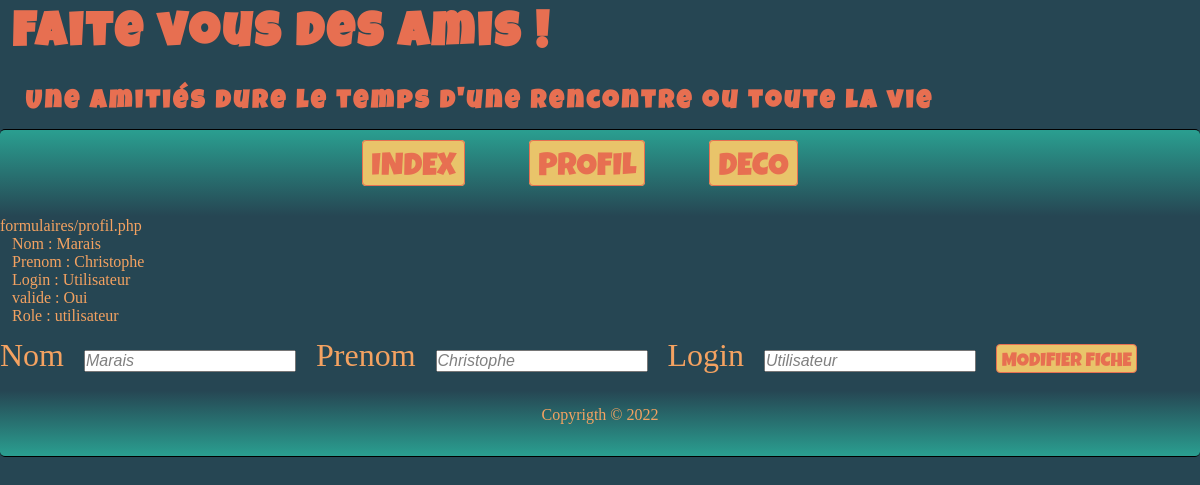
Page /index.php?idNav=11 (signed in) on the committed database.
### tables this page shows
CREATE TABLE `nav` (
  `idNav` int NOT NULL,
  `nomLien` varchar(60) NOT NULL,
  `cheminNav` varchar(255) NOT NULL,
  `valide` tinyint(1) NOT NULL DEFAULT '1',
  `levelAdmi` tinyint NOT NULL,
  `ordre` tinyint NOT NULL,
  `centrale` tinyint NOT NULL DEFAULT '0'
);

CREATE TABLE `users` (
  `idUser` int NOT NULL,
  `nom` varchar(60) NOT NULL,
  `prenom` varchar(60) NOT NULL,
  `login` varchar(60) NOT NULL,
  `mdp` varchar(80) NOT NULL,
  `valide` tinyint(1) NOT NULL DEFAULT '0',
  `role` tinyint(1) NOT NULL DEFAULT '0',
  `email` varchar(60) NOT NULL,
  `genre` tinyint(1) NOT NULL,
  `photoProfil` varchar(100) NOT NULL DEFAULT '0',
  `token` varchar(20) DEFAULT NULL
);

### objets/readDB.php (called while the page is built, shortened)
<?php
class readDB extends ParamDB {
  private $sql;
  private $param;
  public function __construct($sql, $param) {
    $this->sql = $sql;
    $this->param = $param;
  }
  public function read() {
    try {
      $conn = new PDO("mysql:host=$this->serverName;dbname=$this->dbName", $this->userName, $this->password);
      $conn->setAttribute(PDO::ATTR_ERRMODE, PDO::ERRMODE_EXCEPTION);
    } catch(PDOException $e) {
     echo "Error: " . $e->getMessage();
    }
    $data = $conn->prepare($this->sql);
    foreach ($this->param as $key) {
      $data->bindParam($key['prep'],$key['variable']);
    }
    $data->execute();
    $data->setFetchMode(PDO::FETCH_ASSOC);
    $dataTraiter = $data->fetchAll();
    return $dataTraiter;
  }
}

### formulaires/profil.php (called while the page is built)
<?php
$idUser = $_SESSION['idUser'];
$requetteSQL = "SELECT `idUser`, `nom`, `prenom`, `login`, `valide`, `role`
FROM `users`
WHERE `idUser` = :idUser";
$parametreUser = [['prep'=> ':idUser', 'variable' => $idUser]];
$readFicheUser = new readDB($requetteSQL, $parametreUser);
$dataUser = $readFicheUser->read();
require 'objets/ficheUser.php';
$affichage = new ficheUser ($dataUser);
$affichage->fiche();
$affichage->modUserFiche();

### objets/ficheUser.php (the view, shortened to what this page needs)
<?php
class FicheUser {
  private $idUser;
  private $nom;
  private $prenom;
  private $login;
  private $valide;
  private $role;
  public function __construct($dataUser) {
    $this->idUser = $dataUser[0]['idUser'];
    $this->nom = $dataUser[0]['nom'];
    $this->prenom = $dataUser[0]['prenom'];
    $this->login = $dataUser[0]['login'];
    $this->valide = $dataUser[0]['valide'];
    $this->role = $dataUser[0]['role'];
    $this->roles = $roles = ['Non valide', 'utilisateur', 'gestionnaire', 'administrateur'];
    $this->yes = $yes = ['Non', 'Oui'];
  }
  public function fiche() {
    echo '<ul>
    <li>Nom : '.$this->nom.'</li>
    <li>Prenom : '.$this->prenom.'</li>
    <li>Login : '.$this->login.'</li>
    <li>valide : '.$this->yes[$this->valide].'</li>
    <li>Role : '.$this->roles[$this->role].'</li>
    </ul>';
  }
  public function modUserFiche () {
    echo '<form action="CUD/Update/ficheUser.php" method="post">
            <label for="nom">Nom</label>
            <input id="nom" type="text" name="nom" value="'.$this->nom.'">
            <label for="prenom">Prenom</label>
            <input id="prenom"  type="text" name="prenom" value="'.$this->prenom.'">
            <label for="login">Login</label>
            <input id="login"  type="text" name="login" value="'.$this->login.'">
            <input type="hidden" name="idUser" value="'.$this->idUser.'" />
            <button  type="submit" name="button">Modifier fiche</button>
      </form>';
  }
}
?>

### environnement/header.php (shortened to what this page needs)
<?php
$titre = "Faite vous des amis !";
$sousTitre = "Une amitiés dure le temps d'une rencontre ou toute la vie";
require 'objets/readDB.php';
if (!isset($_SESSION['role'])) {
  $requetteSQL = "SELECT `idNav`, `nomLien`, `cheminNav`, `valide`, `levelAdmi`
  FROM `nav`
  WHERE `valide` = 1 AND `levelAdmi` = :levelAdmi AND `centrale` = 0
  ORDER BY `ordre` DESC";
  $prepare = [['prep'=> ':levelAdmi', 'variable' => 0]];
} else {
  $requetteSQL = "SELECT `idNav`, `nomLien`, `cheminNav`, `valide`, `levelAdmi`
  FROM `nav`
  WHERE `valide` = 1 AND `levelAdmi` = :levelAdmi AND `centrale` = 0
  ORDER BY `ordre` ASC";
  $prepare = [['prep'=> ':levelAdmi', 'variable' => $_SESSION['role']]];
}
$readNav = new readDB($requetteSQL, $prepare);
$dataNav = $readNav->read();
?>
<!DOCTYPE html>
<html lang="fr" dir="ltr">
  <head>
    <link rel="stylesheet" href="css/master.css">
  </head>
  <body>
  <header class="flex-center">
    <h1><?=$titre?></h1>
      <h2><?=$sousTitre?></h2>
        <nav>
          <ul class="listNav">
            <?php
              foreach ($dataNav as $key) {
                echo '<li><a class="lienSite" href="index.php?idNav='.$key['idNav'].'">'.$key['nomLien'].'</a></li>';
              }
             ?>
          </ul>
        </nav>
  </header>
<main>

### index.php (shortened to what this page needs)
<?php
include 'environnement/header.php';
$dev = 1;
  if (isset($_GET['idNav'])) {
    $idNav = filter($_GET['idNav']);
    $requetteSQL = "SELECT  `cheminNav`
    FROM `nav` WHERE `idNav` = :idNav";
    $prepare = [['prep'=> ':idNav', 'variable' => $idNav]];
    $affichage = new readDB($requetteSQL, $prepare);
    $dataAffichage = $affichage->read();
  }
  echo '<article>';
  if (($dev > 0) && (isset($dataAffichage[0]['cheminNav']))) {
    echo $dataAffichage[0]['cheminNav'];
  }
  if (empty($dataAffichage)) {
    include 'environnement/corpsDeflaut.php';
  } else {
    include $dataAffichage[0]['cheminNav'];
  }
  echo '</article>';
include 'environnement/footer.php'
?>

### environnement/footer.php (shortened to what this page needs)
</main>
<footer>
<nav>
    Copyrigth &copy; <?=date('Y')?>
</nav>
</footer>
</body>
</html>

### css/master.css (style rules this page uses)
* { margin: 0; padding: 0; }
body { background-color: #264653; color: #F4A261; }
header nav { padding: 0.75em; background: rgb(38,70,83); background: linear-gradient(0deg, rgba(38,70,83,1) 1%, rgba(42,157,143,1) 98%); display: flex; align-items: center; justify-content: center; padding-top: 1em; padding-bottom: 2em; border-top: 1px solid black; border-radius: 5px 5px 0px 0px; }
footer nav { padding: 0.75em; margin-top: 1em; background: rgb(38,70,83); background: linear-gradient(180deg, rgba(38,70,83,1) 1%, rgba(42,157,143,1) 98%); display: flex; align-items: center; justify-content: center; padding-top: 1em; padding-bottom: 2em; border-bottom: 1px solid black; border-radius: 0px 0px 5px 5px; }
h1 { margin-left: 0.25em; margin-top: 0.25em; font-family: 'Luckiest Guy', cursive; color: #E76F51;; font-size: 3em; padding-bottom: 0.5em; letter-spacing: 3px; }
h2 { margin-left: 0.25em; margin-top: 0.25em; font-family: 'Luckiest Guy', cursive; color: #E76F51;; font-size: 1.6em; margin-left: 1em; padding-bottom: 0.5em; letter-spacing: 3px; }
form { margin-bottom: 1em; }
ul { margin-left: 0.75em; list-style: none; }
.listNav { display: flex; flex-direction: row; list-style: none; font-size: 2em; }
.lienSite { font-family: 'Luckiest Guy', cursive; text-transform: uppercase; text-decoration: none; color: #E76F51; margin-right: 2em; background-color: #E9C46A; border-radius: 4px; padding-top: 0.35em; padding-left: 0.25em; padding-right: 0.25em; border: 1px solid #E76F51; transition: box-shadow 0.5s; }
input, select { width: auto; font-size: 1em; font-style: italic; color: grey; margin-left: 1em; margin-right: 1em; }
button { margin-top: 1em; font-family: 'Luckiest Guy', cursive; font-size: 1.2em; text-transform: uppercase; color: #E76F51; background-color: #E9C46A; border-radius: 4px; padding-top: 0.35em; padding-left: 0.25em; padding-right: 0.25em; border: 1px solid #E76F51; cursor:pointer; transition: box-shadow 0.5s; }
label { font-size: 2em; margin-top: 0.25em; margin-bottom: 0.5em; }

### rows in the picture
nav: nomLien "INDEX"
nav: nomLien "PROFIL", cheminNav "formulaires/profil.php"
nav: nomLien "DECO"
users: nom "Marais", prenom "Christophe", login "Utilisateur", valide "Oui", role "utilisateur"

### other values in the picture
$titre "Faite vous des amis !"
$sousTitre "Une amitiés dure le temps d'une rencontre ou toute la vie"
